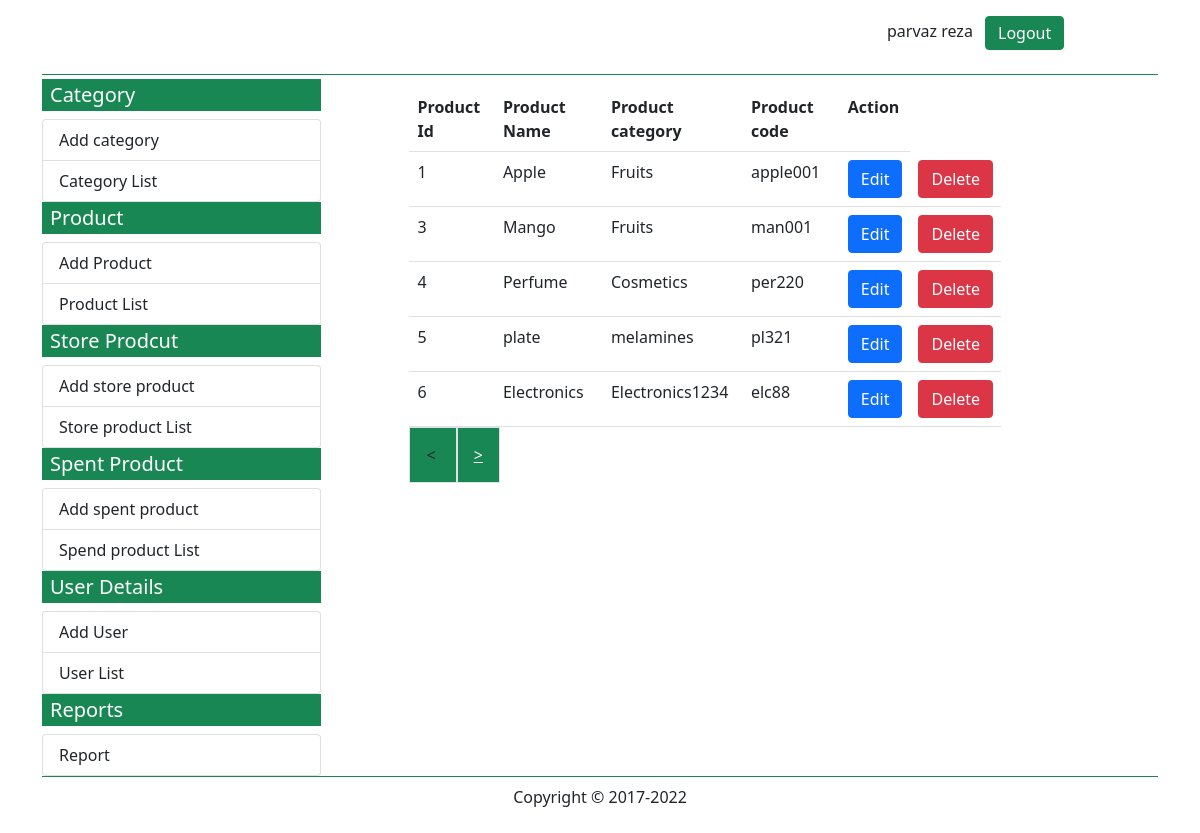
/list_of_product.php (signed in), run on the app's committed database.
### tables this page shows
CREATE TABLE `product` (
  `product_id` int(11) NOT NULL,
  `product_name` varchar(20) NOT NULL,
  `product_category` int(5) NOT NULL,
  `product_code` varchar(10) NOT NULL,
  `product_entrydate` varchar(10) NOT NULL
);

### list_of_product.php (the view, shortened to what this page needs)
<?php
include('database.php');
$user_first_name = $_SESSION['user_first_name'] ;
$user_last_name = $_SESSION['user_last_name'] ;
?>
<?php
$sql1 ="SELECT * FROM category";
$query1 = mysqli_query($conn, $sql1);
$category_list = array();
while($data = mysqli_fetch_assoc($query1)){
    $category_id = $data['category_id'];
    $category_name = $data['category_name'];
    $category_list[$category_id] = $category_name;
}
?>
<!DOCTYPE html>
<html lang="en">
<head>
    <link rel="stylesheet" href="css/all.min.css">
    <link rel="stylesheet" href="css/fontawesome.min.css">
    <link rel="stylesheet" href="css/custom.css">
    <link href="https://cdn.jsdelivr.net/npm/bootstrap@5.0.2/dist/css/bootstrap.min.css" rel="stylesheet">
</head>
<body>
<?php
    if(!empty($user_first_name) && !empty($user_last_name)){
?>
<div class="container">
        <div class="container-fluid border-bottom border-success mb-0">
                    <?php include('topbar.php'); ?>
        </div>
        <div class="container-fluid mt-1">
            <div class="row">
                <div class="col-md-3 p-0 m-0 border-end-0">
                    <?php include('leftbar.php'); ?>
                </div>
                <div class="col-md-9">
                <div class="row p-2">
                    <div class="col-md-1"></div>
                    <div class="col-md-9">
                    <?php
        $sql1 = "SELECT * FROM product";
        $query1 = mysqli_query($conn, $sql1);
        $num_rows = mysqli_num_rows($query1);
        $divide_num_rows = ($num_rows/5) + 1;
        if(isset($_GET['pageno'])){
            $getpageno = $_GET['pageno'];
            $offset = ($getpageno - 1)*5;
            $getpageno_increment = $getpageno + 1;
            $getpageno_decrement = $getpageno -1 ;
        }else{
            $offset = 0;
            $getpageno_increment = 2;
            $getpageno_decrement = 0;
        }
    $sql = "SELECT * FROM `product` LIMIT 5 OFFSET $offset";
    $query = mysqli_query($conn, $sql);
    echo "<table class='table'><tr><th>Product Id</th><th>Product Name</th>
                    <th>Product category</th><th>Product code</th><th>Action</th></tr>";
    while($data = mysqli_fetch_assoc($query)){
        $product_id = $data['product_id'];
        $product_name = $data['product_name'];
        $product_category = $data['product_category'];
        $product_code = $data['product_code'];
        echo "<tr><td>$product_id</td>
        <td>$product_name</td>
        <td>$category_list[$product_category]</td>
        <td>$product_code</td>
        <td><a href='edit_product.php?id=$product_id' class='btn btn-primary'> Edit </a></td>
        <td><a href='list_of_product.php?deleteid=$product_id' class='btn btn-danger btn-del'>Delete</a></td></tr>";
    }
    echo "</table>";
}else{
    header('location:login.php');
}
?>
<?php
if($getpageno_decrement == 0){
    echo "<span class='bg-success border round p-3'> < </span>";
}else{
echo "<span class='bg-success border round p-3'>
<a href='list_of_product.php?pageno= $getpageno_decrement ' class='text-white'> < </a> </span>";
}
?>
<?php
if($getpageno_increment > $divide_num_rows){
    echo "<span class='bg-success border round p-3'> > </span>";
}else{
echo "<span class='bg-success border round p-3'>
<a href='list_of_product.php?pageno=$getpageno_increment' class='text-white'> > </a></span>";
}
?>
                    </div>
                    <div class="col-md-2"></div>
                </div>
                </div>
            </div>
        </div>
        <div class="container-fluid border-top border-success">
          <?php include('bottombar.php'); ?>
        </div>
    </div>
</body>
</html>

### data on the page
product: product_id "1", product_name "Apple", product_category "Fruits", product_code "apple001"
product: product_id "3", product_name "Mango", product_category "Fruits", product_code "man001"
product: product_id "4", product_name "Perfume", product_category "Cosmetics", product_code "per220"
product: product_id "5", product_name "plate", product_category "melamines", product_code "pl321"
product: product_id "6", product_name "Electronics", product_category "Electronics1234", product_code "elc88"

### other printed values
$user_first_name "parvaz"
$user_last_name "reza"
